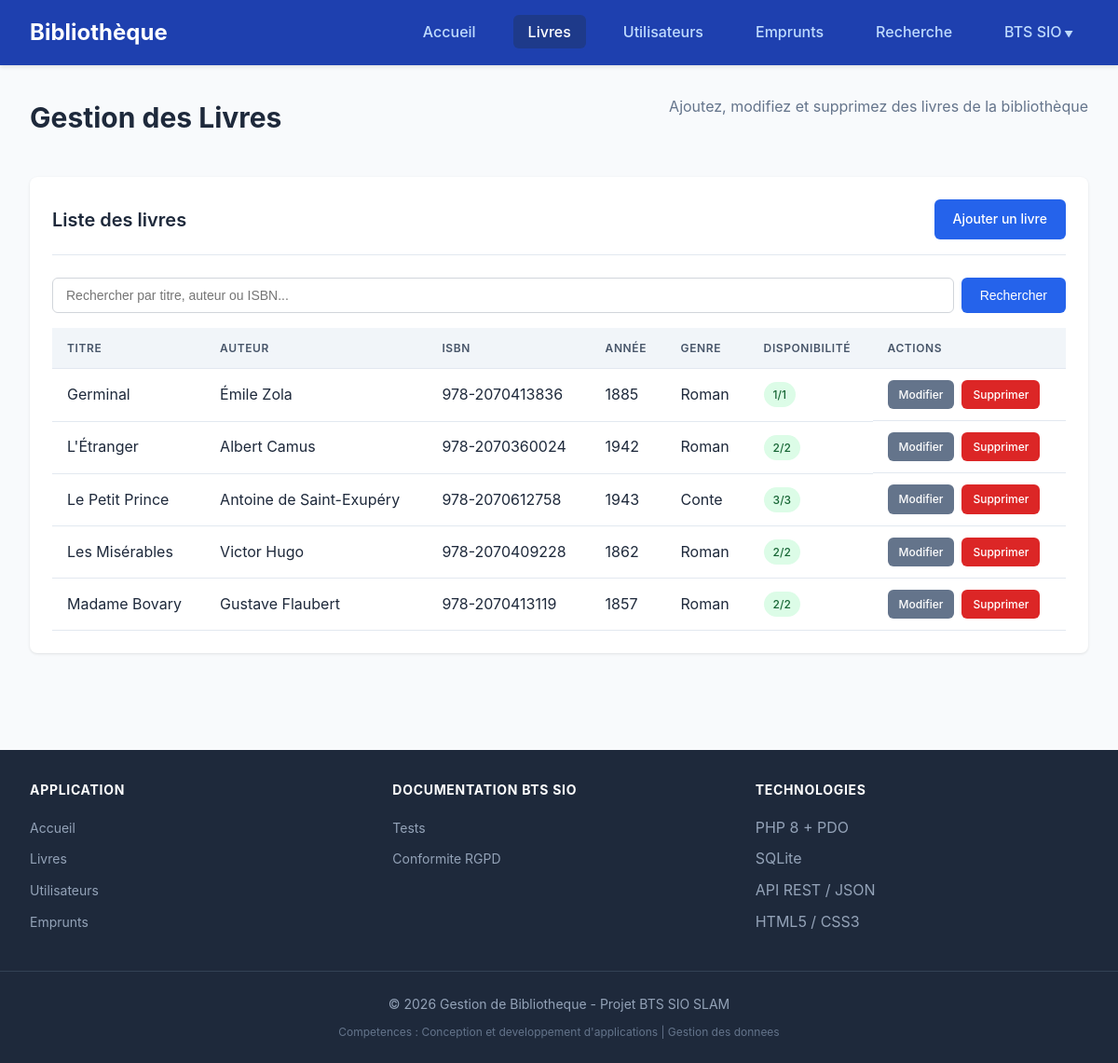
/livres.php, run on an earlier commit of the app's database.
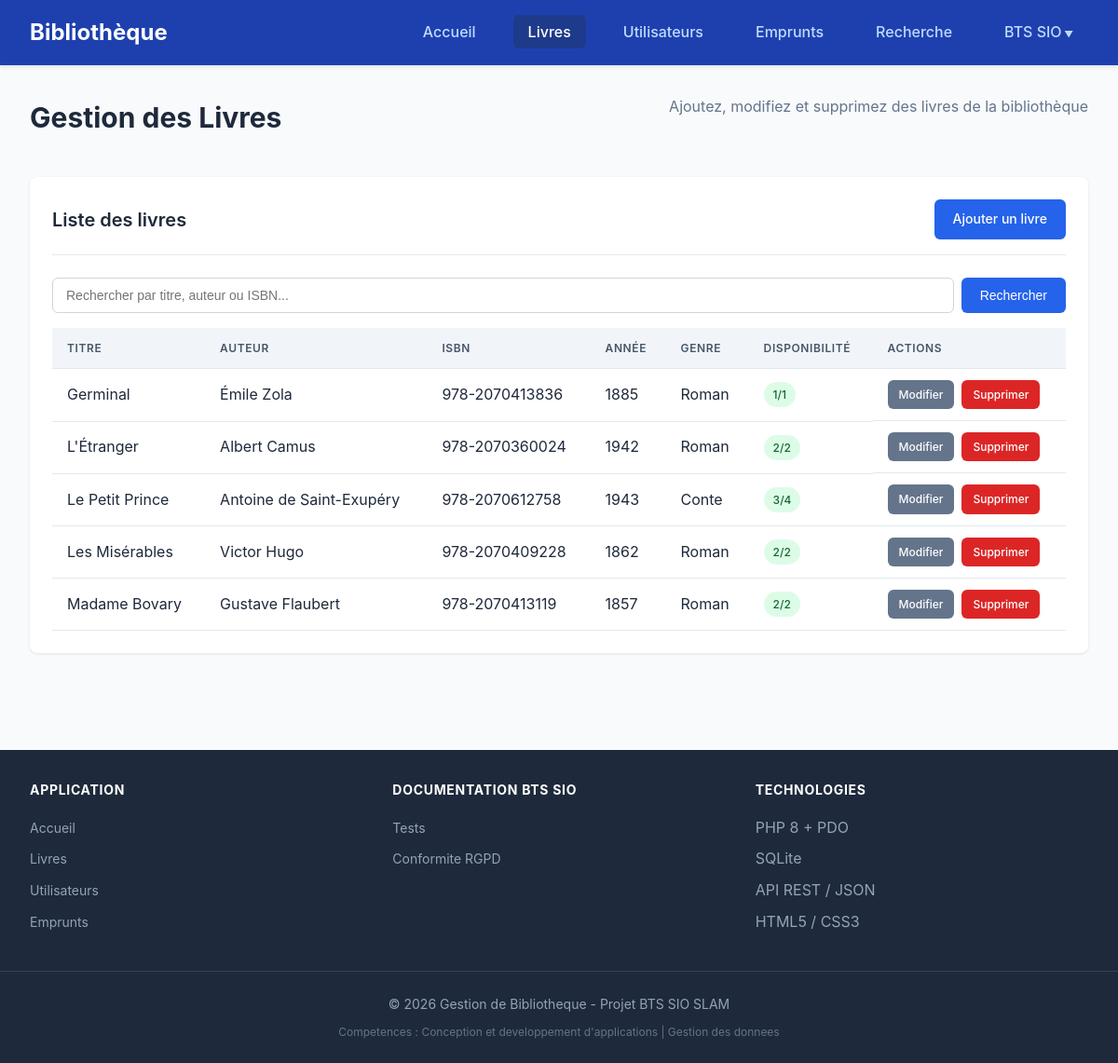
And on a later commit of the database.
### tables this page shows
CREATE TABLE livres (
                id INTEGER PRIMARY KEY AUTOINCREMENT,
                titre VARCHAR(255) NOT NULL,
                auteur VARCHAR(255) NOT NULL,
                isbn VARCHAR(20) UNIQUE,
                annee_publication INTEGER,
                genre VARCHAR(100),
                quantite INTEGER DEFAULT 1,
                disponible INTEGER DEFAULT 1,
                date_ajout DATETIME DEFAULT CURRENT_TIMESTAMP
            );

### livres.php (the view, shortened to what the changed rows need)
<?php
require_once 'config/database.php';
$db = Database::getInstance()->getConnection();
$action = isset($_GET['action']) ? $_GET['action'] : 'liste';
$editLivre = null;
$recherche = isset($_GET['recherche']) ? $_GET['recherche'] : '';
if ($recherche) {
    $stmt = $db->prepare("SELECT * FROM livres WHERE titre LIKE ? OR auteur LIKE ? OR isbn LIKE ? ORDER BY titre");
    $searchTerm = '%' . $recherche . '%';
    $stmt->execute([$searchTerm, $searchTerm, $searchTerm]);
} else {
    $stmt = $db->query("SELECT * FROM livres ORDER BY titre");
}
$livres = $stmt->fetchAll();
include 'includes/header.php';
?>
<div class="page-header">
    <h1>Gestion des Livres</h1>
</div>
<?php if ($action === 'ajouter' || $action === 'modifier'): ?>
    <div class="card">
        <div class="card-header">
            <h2 class="card-title"><?php echo $action === 'ajouter' ? 'Ajouter un livre' : 'Modifier le livre'; ?></h2>
            <a href="livres.php" class="btn btn-secondary">Retour à la liste</a>
        </div>
        <form method="POST">
            <?php if ($editLivre): ?>
                <input type="hidden" name="id" value="<?php echo $editLivre['id']; ?>">
            <?php endif; ?>
            <div class="form-row">
                <div class="form-group">
                    <label class="form-label">Titre *</label>
                    <input type="text" name="titre" class="form-control" required
                           value="<?php echo $editLivre ? htmlspecialchars($editLivre['titre']) : ''; ?>">
                </div>
                <div class="form-group">
                    <label class="form-label">Auteur *</label>
                    <input type="text" name="auteur" class="form-control" required
                           value="<?php echo $editLivre ? htmlspecialchars($editLivre['auteur']) : ''; ?>">
                </div>
            </div>
            <div class="form-row">
                <div class="form-group">
                    <label class="form-label">ISBN</label>
                    <input type="text" name="isbn" class="form-control"
                           value="<?php echo $editLivre ? htmlspecialchars($editLivre['isbn']) : ''; ?>">
                </div>
                <div class="form-group">
                    <label class="form-label">Année de publication</label>
                    <input type="number" name="annee_publication" class="form-control" min="1000" max="<?php echo date('Y'); ?>"
                           value="<?php echo $editLivre ? $editLivre['annee_publication'] : ''; ?>">
                </div>
            </div>
            <div class="form-row">
                <div class="form-group">
                    <label class="form-label">Genre</label>
                    <input type="text" name="genre" class="form-control"
                           value="<?php echo $editLivre ? htmlspecialchars($editLivre['genre']) : ''; ?>">
                </div>
                <div class="form-group">
                    <label class="form-label">Quantité</label>
                    <input type="number" name="quantite" class="form-control" min="1" value="<?php echo $editLivre ? $editLivre['quantite'] : '1'; ?>">
                </div>
            </div>
            <button type="submit" name="<?php echo $action === 'ajouter' ? 'ajouter' : 'modifier'; ?>" class="btn btn-primary">
                <?php echo $action === 'ajouter' ? 'Ajouter le livre' : 'Enregistrer les modifications'; ?>
            </button>
        </form>
    </div>
<?php else: ?>
    <div class="card">
        <div class="card-header">
            <h2 class="card-title">Liste des livres</h2>
        </div>
        <?php if (empty($livres)): ?>
            <p style="color: #64748b; text-align: center; padding: 2rem;">Aucun livre trouvé</p>
        <?php else: ?>
            <table>
                <thead>
                    <tr>
                        <th>Titre</th>
                        <th>Auteur</th>
                        <th>ISBN</th>
                        <th>Année</th>
                        <th>Genre</th>
                        <th>Disponibilité</th>
                        <th>Actions</th>
                    </tr>
                </thead>
                <tbody>
                    <?php foreach ($livres as $livre): ?>
                    <tr>
                        <td><?php echo htmlspecialchars($livre['titre']); ?></td>
                        <td><?php echo htmlspecialchars($livre['auteur']); ?></td>
                        <td><?php echo htmlspecialchars($livre['isbn']); ?></td>
                        <td><?php echo $livre['annee_publication']; ?></td>
                        <td><?php echo htmlspecialchars($livre['genre']); ?></td>
                        <td>
                            <?php if ($livre['disponible'] > 0): ?>
                                <span class="badge badge-success"><?php echo $livre['disponible']; ?>/<?php echo $livre['quantite']; ?></span>
                            <?php else: ?>
                                <span class="badge badge-danger">Indisponible</span>
                            <?php endif; ?>
                        </td>
                        <td class="actions">
                            <a href="livres.php?action=modifier&id=<?php echo $livre['id']; ?>" class="btn btn-secondary btn-sm">Modifier</a>
                            <a href="livres.php?supprimer=<?php echo $livre['id']; ?>" class="btn btn-danger btn-sm"
                               onclick="return confirm('Êtes-vous sûr de vouloir supprimer ce livre?')">Supprimer</a>
                        </td>
                    </tr>
                    <?php endforeach; ?>
                </tbody>
            </table>
        <?php endif; ?>
    </div>
<?php endif; ?>
<?php include 'includes/footer.php'; ?>

What changed in the data, as far as the page shows it:
changed livres "Le Petit Prince": quantite "3" → "4"
